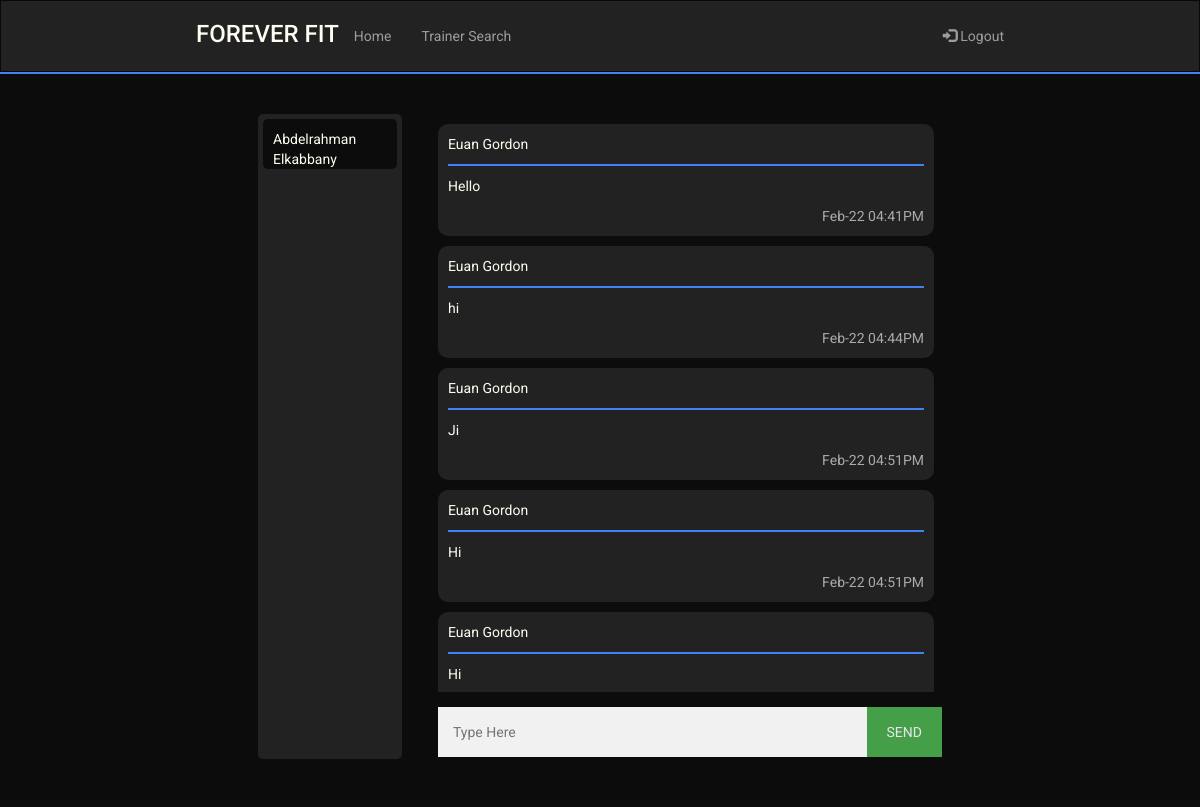
Page /chat/ae32 (signed in) on the committed database.
### sql_db.py (models this page shows)
class UserRooms(UserMixin,db.Model):
    __tablename__ = 'user_rooms'
    id = db.Column(db.Integer, primary_key = True, autoincrement = True)
    trainee_username = db.Column(db.String(80),db.ForeignKey('user.username'))
    trainee_fname = db.Column(db.String(80))
    trainee_lname = db.Column(db.String(80))
    trainer_username = db.Column(db.String(80),db.ForeignKey('user.username'))
    trainer_fname = db.Column(db.String(80))
    trainer_lname = db.Column(db.String(80))

class ChatHistory(UserMixin,db.Model):
    __tablename__ = 'chat_history'
    id = db.Column(db.Integer, primary_key = True, autoincrement = True)
    message = db.Column(db.String(500))
    room = db.Column(db.String(500))
    date_sent = db.Column(db.String(50))
    fname = db.Column(db.String(80),db.ForeignKey('user.fname'))
    lname = db.Column(db.String(80),db.ForeignKey('user.lname'))

### routes.py (the view)
@app.route('/chat/<uname>')
@login_required
def sessions(uname):
    if(not room_exists(current_user.username, uname)):
        room = UserRooms(trainee_username= current_user.username,
                         trainee_fname = current_user.fname,
                         trainee_lname = current_user.lname,
                         trainer_username = uname,
                         trainer_fname = get_user(uname).fname,
                         trainer_lname = get_user(uname).lname)
        db.session.add(room)
        db.session.commit()
        ROOMS = get_rooms_by_trainee_id(current_user.username)
    else:
        ROOMS = get_rooms_by_trainee_id(current_user.username)
    curr_room = get_room(current_user.username, uname)
    messages = get_chat_history(curr_room.id)
    return render_template('session.html',uname = uname, curr_uname = current_user.username,
                            curr_fname = current_user.fname, curr_lname = current_user.lname,
                            rooms=ROOMS, messages = messages, curr_room = curr_room)

### main.py (called while the page is built)
    @login.user_loader
    def load_user(uname):
        return User.query.get(uname)

### sql_db.py (called while the page is built)
def room_exists(trainee_uname,trainer_uname):
    return bool(UserRooms.query.filter_by(trainee_username=trainee_uname,
                                          trainer_username=trainer_uname).first())

def get_room(trainee_uname,trainer_uname):
    if room_exists(trainee_uname,trainer_uname):
        return UserRooms.query.filter_by(trainee_username = trainee_uname,
                                     trainer_username = trainer_uname).first()

def get_rooms_by_trainee_id(uname):
    return UserRooms.query.filter_by(trainee_username = uname).all()

def get_chat_history(room):
    return ChatHistory.query.filter_by(room = room).all()

### templates/session.html (shortened to what this page needs)
<!DOCTYPE html>
<html lang="en">
    <head>
        <link rel="stylesheet" href="https://maxcdn.bootstrapcdn.com/bootstrap/3.4.1/css/bootstrap.min.css" />
        <link rel="stylesheet" href="../static/main.css" />
        <link rel="stylesheet" href="../static/chatbox.css" />
    </head>
    <body>
        <header>
            <nav class="navbar navbar-inverse" style="border-radius: 0px; margin-bottom: 0px;">
                <div class="container-fluid">
                    <div class="navbar-header mobile-center">
                        <h3 class="logo" href="#">FOREVER FIT</h3>
                    </div>
                    <ul class="nav navbar-nav laptop">
                        <li><a href="/Home">Home</a></li>
                        <li><a href="/TrainerSearch">Trainer Search</a></li>
                    </ul>
                    <ul class="nav navbar-nav navbar-right laptop">
                        <li>
                            <a href="/logout"><span class="glyphicon glyphicon-log-in"></span> Logout</a>
                        </li>
                    </ul>
                </div>
            </nav>
            <hr class="header-hr"/>
        </header>
        <main style="padding-top:10px">
            <div class="chatbox">
                <div class="rooms" id="rooms">
                    {% for room in rooms %}
                        <a id="select-room" href="{{room.trainer_username}}" room_id="{{room.id}}" class="room">
                            {{room.trainer_fname}} {{room.trainer_lname}}
                        </a>
                    {% endfor %}
                </div>
                <div class="chat">
                    <div id="chat_scroll" class="chat-holder">
                        <div id="chat_history">
                            {% for msg in messages %}
                                <div class="chat_container">
                                    <p>{{msg.fname}} {{msg.lname}}</p>
                                    <hr>
                                    <p>{{msg.message}}</p>
                                    <span class="time-right">{{msg.date_sent}}</span>
                                </div>
                            {% endfor %}
                        </div>
                    </div>
                    <div class="input-area">
                        <div class="flex-row">
                            <input type="text" id="user_message" placeholder="Type Here" autocomplete="off">
                            <button type="button" id="send_message">SEND</button>
                        </div>
                    </div>
                </div>
            </div>
        </main>
    </body>
</html>

### static/main.css (style rules this page uses)
:root { --black: #0c0c0c; --white: #fffcf2; --red: #e54b4b; --lightred: #f0c1c1; --blue: #4282f8; --grey: #222222 }
@media (min-width : 872px) { .container-fluid { margin-bottom: 10px; } }
@media (min-width : 872px) { .navbar { padding-left: 15%; padding-right: 15%; } }
@media (min-width : 872px) { .navbar-nav { padding-top: 10px; } }
body { font-family: 'Roboto', sans-serif; background-color: var(--black); }
main { background-color: var(--black); display: block; overflow: auto; color: var(--white) }
input { color: black; }
.header-hr { margin-top: 0px; margin-bottom: 0px; border: 1px solid var(--blue); }
.logo { color: var(--white); }
input[type=text], input[type=password] { width: 100%; padding: 15px; margin: 5px 0 22px 0; display: inline-block; border: none; background: #f1f1f1; }
hr { border: 1px solid #f1f1f1; margin-bottom: 25px; }
button { background-color: #4CAF50; color: white; padding: 14px 20px; margin: 8px 0; border: none; cursor: pointer; width: 100%; opacity: 0.9; }
@media (min-width : 711px) { .chatbox { padding-right: 20%; padding-left: 20%; padding-top: 30px; display: flex; flex-direction: row; justify-content: space-around; } }
@media (min-width : 711px) { .chat { width: 70%; } }
@media (min-width : 711px) { .rooms { display: initial; background-color: --white; display: flex; flex-direction: column; } }

### static/chatbox.css (style rules this page uses)
:root { --black: #0c0c0c; --black2: #141414; --white: #fffcf2; --red: #e54b4b; --lightred: #f0c1c1; --blue: #4282f8; --grey: #222222 }
@media (min-width : 711px) { .chat-holder { height: 578px; } }
@media (min-width : 711px) { .rooms { height: 645px; width: 20%; padding: 5px 5px 5px 5px; } }
@media (min-width : 711px) { .room { border-radius: 5px; } }
button { width: 80px; margin-top: 5px; margin-bottom: 22px; }
.rooms { background-color: var(--grey); overflow: auto; border-radius: 5px; }
.room { background-color: var(--black); color: var(--white); height: 50px; margin-bottom: 5px; padding-left: 10px; padding-top: 10px; }
.flex-row { display: flex; flex-direction: row; justify-content: space-around; }
.chat-holder { overflow: auto; margin-bottom: 10px; padding-right: 8px; }
.chat_container { background-color: var(--grey); border-radius: 10px; padding: 10px; margin: 10px 0; }
.chat_container hr { border: 1px solid var(--blue); margin: 0 0 0 0 ; margin-bottom: 10px; }
.chat_container::after { content: ""; clear: both; display: table; }
.time-right { float: right; color: #aaa; }

### rows in the picture
UserRooms: trainer_fname "Abdelrahman", trainer_lname "Elkabbany"
ChatHistory: fname "Euan", lname "Gordon", message "Hello", date_sent "Feb-22 04:41PM"
ChatHistory: fname "Euan", lname "Gordon", message "hi", date_sent "Feb-22 04:44PM"
ChatHistory: fname "Euan", lname "Gordon", message "Ji", date_sent "Feb-22 04:51PM"
ChatHistory: fname "Euan", lname "Gordon", message "Hi", date_sent "Feb-22 04:51PM"
ChatHistory: fname "Euan", lname "Gordon", message "Hi"
